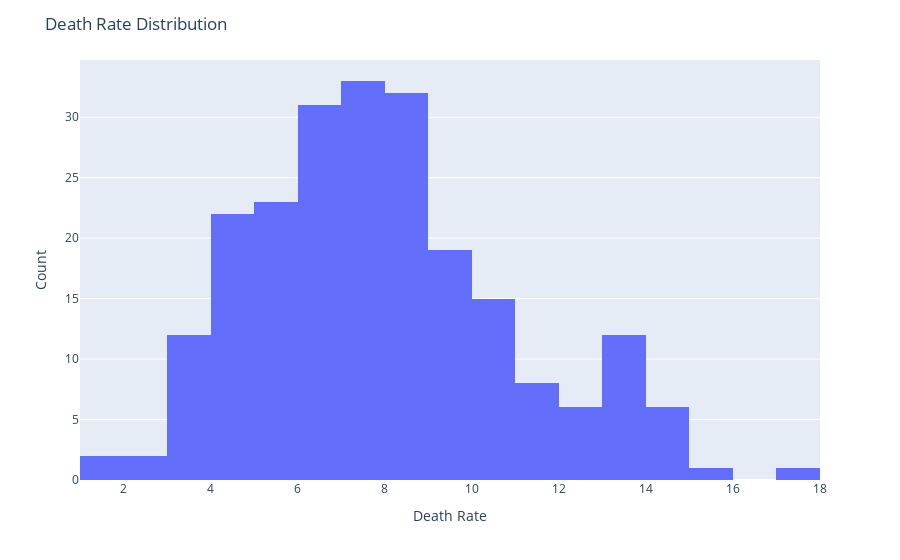

The code cell stored with this chart in its notebook:
### Code cell
fig = px.histogram(df, x='death_rate')
fig.update_layout(title = "Death Rate Distribution", height = 500)
fig.update_layout(xaxis_title = "Death Rate", yaxis_title = "Count")
fig.show()

### Figure 1 — Plotly figure (JSON) as saved in the notebook; plotly's stock layout.template omitted (floating-point values rounded to 4 significant figures; data arrays with more than 128 entries replaced by an {"elided": "..."} marker saying what was removed)
{"data": [{"alignmentgroup": "True", "bingroup": "x", "hovertemplate": "death_rate=%{x}<br>count=%{y}<extra></extra>", "legendgroup": "", "marker": {"color": "#636efa", "pattern": {"shape": ""}}, "name": "", "offsetgroup": "", "orientation": "v", "showlegend": false, "type": "histogram", "x": {"elided": "259 float values"}, "xaxis": "x", "yaxis": "y"}], "layout": {"autosize": true, "barmode": "relative", "legend": {"tracegroupgap": 0}, "margin": {"t": 60}, "title": {"text": "Death Rate Distribution"}, "xaxis": {"anchor": "y", "autorange": true, "domain": [0, 1], "range": [1, 18], "title": {"text": "Death Rate"}, "type": "linear"}, "yaxis": {"anchor": "x", "autorange": true, "domain": [0, 1], "range": [0, 34.74], "title": {"text": "Count"}}}}
